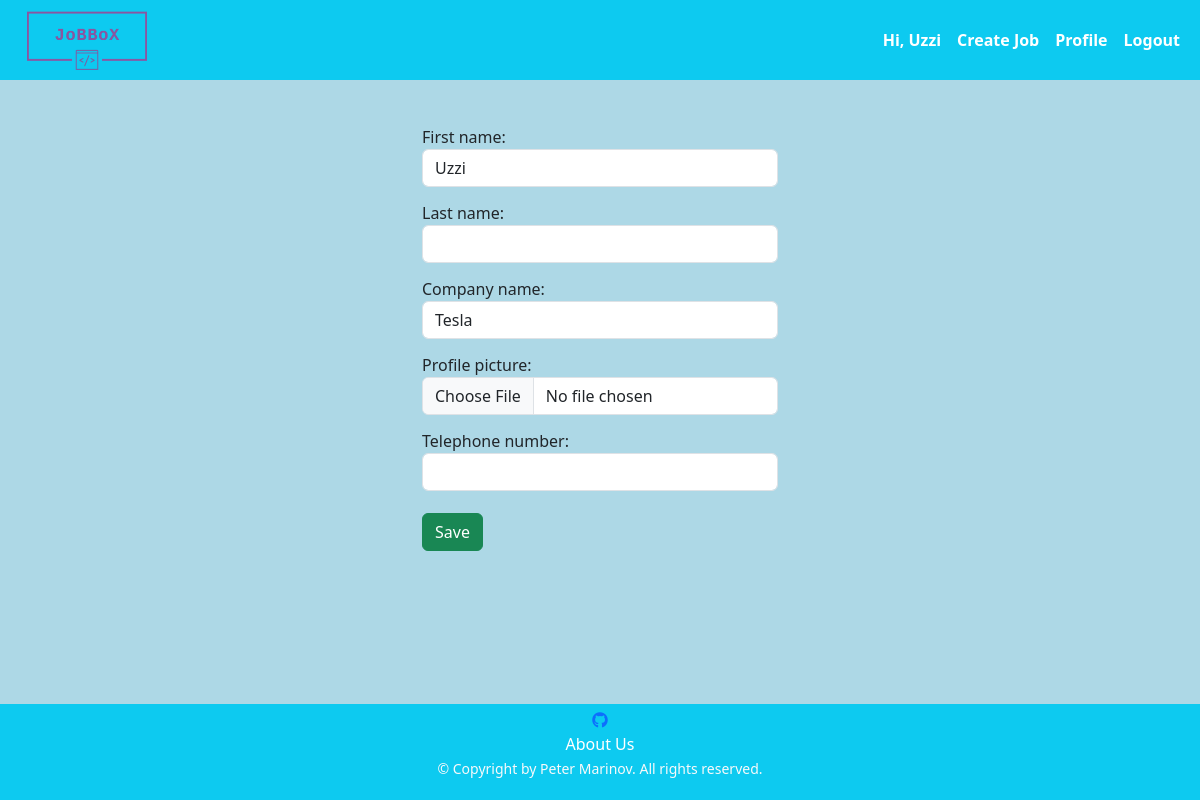
The page /user/profile/edit/ (signed in) on the database as committed earlier.
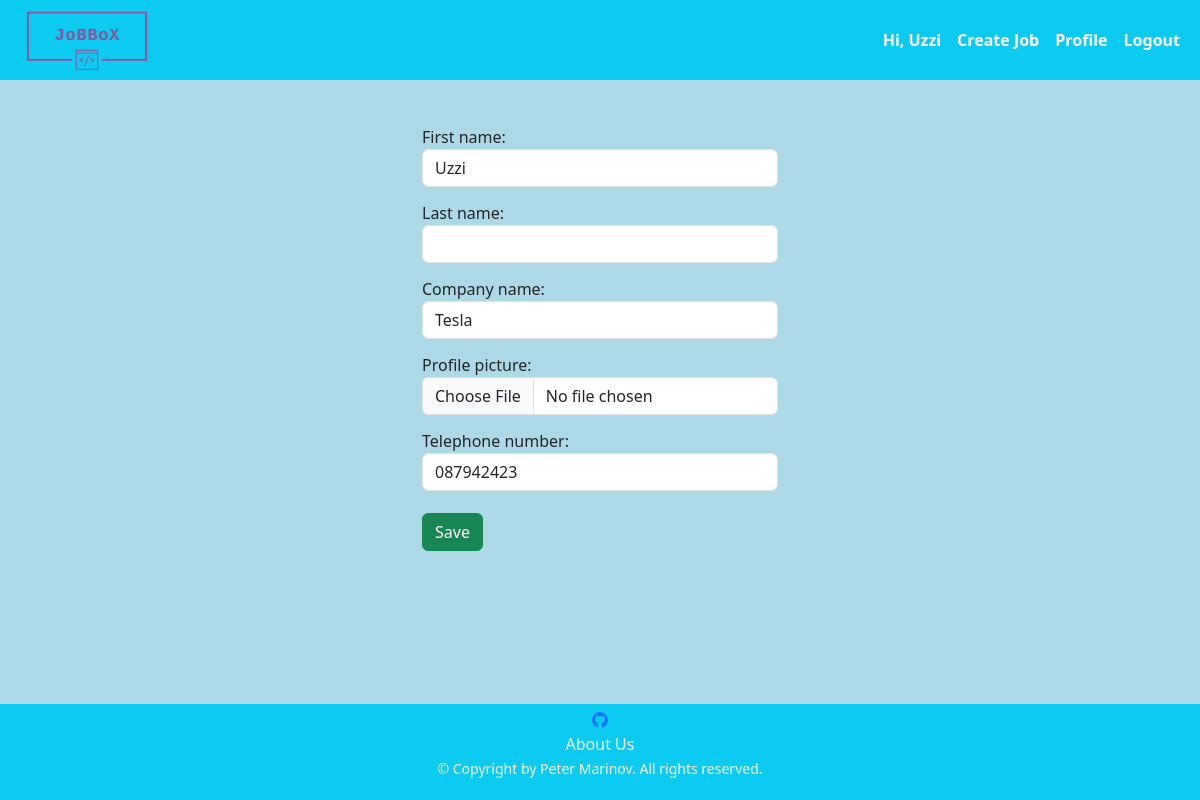
The same page on the database as committed later.
### jobbox/common/models.py (models this page shows, shortened)
class ProfileHR(models.Model):
    FIRST_NAME_MAX_LEN = 30
    LAST_NAME_MAX_LEN = 30
    COMPANY_NAME_MAX_LEN = 15
    TELEPHONE_NUMBER_MAX_LEN = 13
    TELEPHONE_NUMBER_MIN_LEN = 4
    PROFILE_PICTURE_MAX_SIZE_IN_MB = 1
    first_name = models.CharField(
        max_length=FIRST_NAME_MAX_LEN,
        null=True,
        blank=False,
        validators=[
            check_if_only_letters,
        ]
    )
    last_name = models.CharField(
        max_length=LAST_NAME_MAX_LEN,
        null=True,
        blank=True,
        validators=[
            check_if_only_letters,
        ]
    )
    company_name = models.CharField(
        max_length=COMPANY_NAME_MAX_LEN,
        null=True,
        blank=True,
    )
    profile_picture = models.ImageField(
        upload_to='profilehr',
        null=True,
        blank=True,
        validators=[
            FileSizeValidatorInMB(PROFILE_PICTURE_MAX_SIZE_IN_MB)
        ]
    )
    telephone_number = models.CharField(
        max_length=TELEPHONE_NUMBER_MAX_LEN,
        null=True,
        blank=True,
        validators=[
            validators.MinLengthValidator(TELEPHONE_NUMBER_MIN_LEN),
            check_if_number_starts_with_zero_or_plus,
        ]
    )
    user = models.OneToOneField(
        UserModel,
        on_delete=models.CASCADE,
        primary_key=True,
    )
    class Meta:
        verbose_name_plural = 'Profile HRs'

### jobbox/app_auth/views.py (the view, shortened to what this page needs)
# urls.py: path('profile/edit/', update_profile, name='edit_profile'),
@login_required
def update_profile(request):
    user = check_if_account_is_user_or_hr(request)
    initial_data = {
        'first_name': user.first_name,
        'last_name': user.last_name,
        'company_name': user.company_name,
        'profile_picture': user.profile_picture,
        'telephone_number': user.telephone_number,
    }
    if request.method == 'GET':
        form = EditUserHRForm(
            initial=initial_data
        )
    return render(request, 'app_auth/edit_profile.html', context={'form': form, 'user': user})

### jobbox/app_auth/forms.py
class EditUserHRForm(forms.ModelForm):
    class Meta:
        model = ProfileHR
        exclude = ['user']
        widgets = {
            'first_name': forms.TextInput(attrs={'class': 'form-control'}),
            'last_name': forms.TextInput(attrs={'class': 'form-control'}),
            'company_name': forms.TextInput(attrs={'class': 'form-control'}),
            'profile_picture': forms.FileInput(attrs={'class': 'form-control',}),
            'telephone_number': forms.TextInput(attrs={'class': 'form-control'}),
        }

### jobbox/app_auth/views.py (called while the page is built)
def check_if_account_is_user_or_hr(request):
    if hasattr(request.current_user, 'profilehr'):
        return request.current_user.profilehr

### middawares/middawares.py (called while the page is built)
def set_profile_middleware(get_response):
    def middleware(request, *args, **kwargs):
        if request.user.is_authenticated:
            request.current_user = request.user
        else:
            request.current_user = None
        return get_response(request, *args, **kwargs)
    return middleware

### templates/app_auth/edit_profile.html (shortened to what this page needs)
{% extends 'base.html' %}
{% block content %}
    <div class="col-sm-4">
    <form action="{% url 'edit_profile' %}" method="POST" enctype="multipart/form-data">
        <div class="form-group">
        {{ form }}
        <button class="btn btn-success mt-2">Save</button>
        </div>
    </form>
    </div>
{% endblock %}

Rows that differ between the two databases and show on the page:
changed ProfileHR "Uzzi": telephone_number (not shown) → "087942423"
